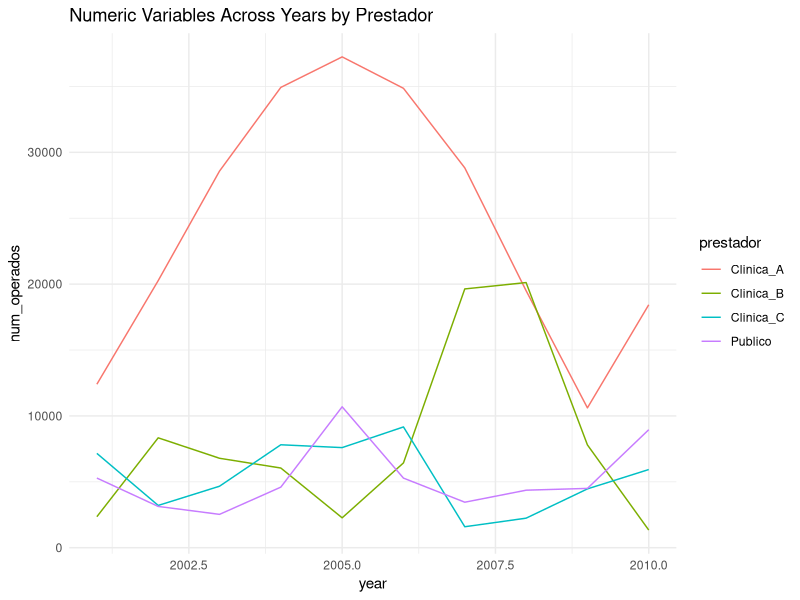

The R source for this figure:
setwd("/Users/mmunozcampos/Documents/Comp y reg/trabajo_cyr")

#install.packages("zoo")

library(dplyr)
library(zoo)
library(ggplot2)

base1 <- readxl::read_excel("base_1_caracteristicas.xlsx")
base2 <- readxl::read_excel("base_2_opcion_alternativa.xlsx")

# Creamos Year y realizamos merge
base2$year <- 2001
base1 <- base1 %>%
  left_join(base2, by = c("year", "ciudad"))

rm(base2)

# Llenamos NA de tasas de crecimiento y poblacion inicial
summary(as.factor(base1$ciudad))
for (city in 1:20) {
  #crecimiento
  rate = base1$crecimiento_anual[base1$year == 2001 & base1$ciudad == city][1]
  base1$crecimiento_anual[base1$ciudad == city] <- rate
  #poblacion inicial
  pob_in = base1$poblacion_inicial[base1$year == 2001 & base1$ciudad == city][1]
  base1$poblacion_inicial[base1$ciudad == city] <- pob_in
}

# Calculamos la población aproximada
summary(as.factor(base1$year))
for (i in 0:9) {
  yr = 2001+i
  base1$poblacion_aprox[base1$year == yr] <- base1$poblacion_inicial*(1+base1$crecimiento_anual)^i
}

# cambiamos el nombre a crecimiento anual para no confundirnos
base1$pop_growth_rate_yr <- base1$crecimiento_anual
df <- base1 %>%
  select(-crecimiento_anual)

rm(city, i, pob_in, rate, yr, base1)

# ----
# Interpolacion
# ----
# Creamos una base de datos alternativa con los NA correspondientes.
# Step 1: List of all years and clinics
all_cities <- unique(df$ciudad)
all_years <- unique(df$year)
all_clinics <- unique(df$prestador)

# Step 2: Create the complete grid
complete_grid <- tidyr::expand_grid(ciudad = all_cities, year = all_years, prestador = all_clinics)

# Step 3: Join and fill in missing rows with NAs
df_interp <- complete_grid %>%
  left_join(df, by = c("ciudad", "year", "prestador"))

df <- df_interp
rm(complete_grid, all_cities, all_years, all_clinics)

#preparamos la interpolacion
df_interp$tecnologia_alta[df_interp$tecnologia_alta == 0] <- 0.01

# Interpolamos valores faltantes
df_interp <- df_interp %>%
  arrange(ciudad, prestador, year) %>%
  group_by(ciudad, prestador) %>%
  mutate(across(
    where(is.numeric),
    #solamente rellenamos na (no cambiamos los otros)
    ~ ifelse(is.na(.x),
             exp(na.spline(log(.x), x = year, na.rm = FALSE)), .x)
  )) %>%
  ungroup()

# Volvemos a hacer tecnologia_alta una dummy
df_interp$tecnologia_alta[df_interp$tecnologia_alta < 1] <- 0

df_interp <- df_interp %>% arrange(ciudad, year, prestador)

# ----
# PLOT
df_gh <- df_interp %>%
  filter(ciudad == 2 & num_operados>0)

ggplot(df_gh, aes(x = year, y = num_operados, color = prestador)) +
  geom_line(na.rm = TRUE) +
  theme_minimal() +
  labs(title = "Numeric Variables Across Years by Prestador")
# End
# ----
# Market shares
# ----
df_interp$mkt_operacion <- NA

for (city in unique(df_interp$ciudad)) {
  for (yr in unique(df_interp$year)) {
    df_interp$mkt_operacion[df_interp$year == yr & df_interp$ciudad == city] <- df_interp %>%
      filter(year == yr, ciudad == city) %>%
      summarise(mkt_operacion = sum(num_operados, na.rm = TRUE)) %>%
      pull(mkt_operacion)
  }
}
rm(city, yr)

df_interp$mkt_share_no_outop <- df_interp$num_operados/df_interp$mkt_operacion

df_interp$mkt_total <- df_interp$mkt_operacion + df_interp$poblacion_aprox
df_interp$mkt_share <- df_interp$num_operados/df_interp$mkt_total
df_interp$outside_op_mktsh <- df_interp$poblacion_aprox/df_interp$mkt_total

# repetimos para el original
df$mkt_operacion <- NA

for (city in unique(df$ciudad)) {
  for (yr in unique(df$year)) {
    df$mkt_operacion[df$year == yr & df$ciudad == city] <- df %>%
      filter(year == yr, ciudad == city) %>%
      summarise(mkt_operacion = sum(num_operados, na.rm = TRUE)) %>%
      pull(mkt_operacion)
  }
}
rm(city, yr)

df$mkt_share_no_outop <- df$num_operados/df$mkt_operacion

df$mkt_total <- df$mkt_operacion + df$poblacion_aprox
df$mkt_share <- df$num_operados/df$mkt_total
df$outside_op_mktsh <- df$poblacion_aprox/df$mkt_total
# ----

# Exportamos a excel
writexl::write_xlsx(df_interp, path = "df_p1_interp.xlsx")
writexl::write_xlsx(df, path = "df_p1.xlsx")
